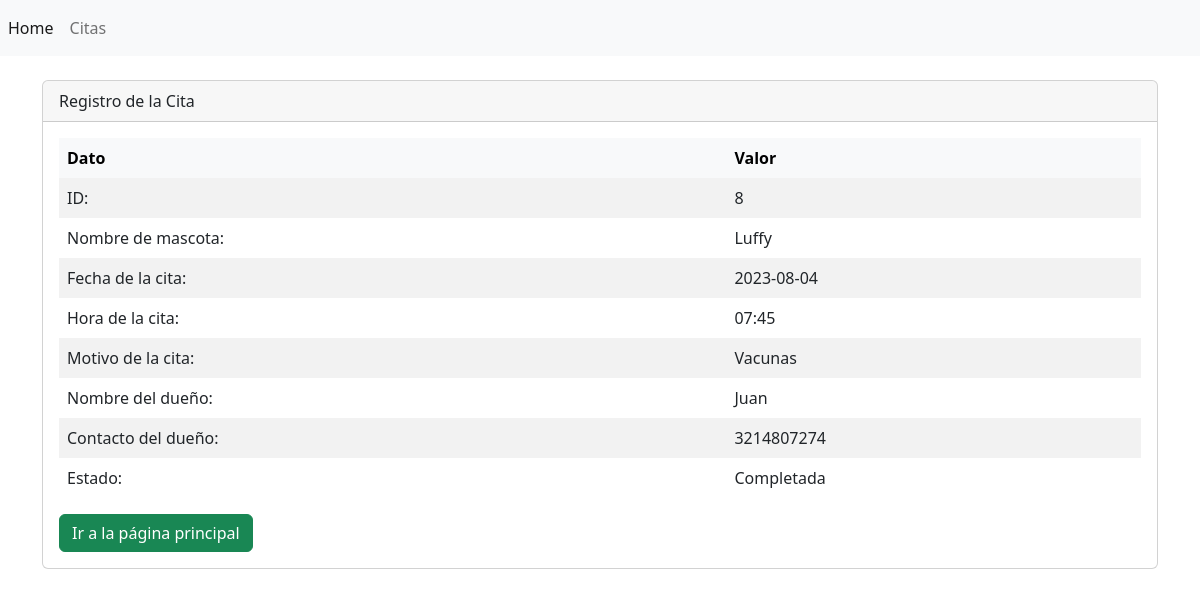
The page /backendVeterinaria/view/cita/show.php?id=8 on the database its author committed.
### tables this page shows
CREATE TABLE `cita` (
  `id` int(11) NOT NULL,
  `nombreMascota` varchar(100) NOT NULL,
  `fecha` date NOT NULL,
  `hora` varchar(10) NOT NULL,
  `motivo` varchar(500) NOT NULL,
  `nombreDuenio` varchar(50) NOT NULL,
  `numeroDuenio` varchar(11) NOT NULL,
  `estado` varchar(50) NOT NULL DEFAULT 'Asignada'
);

### backendVeterinaria/config/DB.php (called while the page is built)
<?php
    class DB
    {
        private $host;
        private $dbname;
        private $user;
        private $password;
        public function __construct( $host, $dbname, $user, $password )
        {
            $this->host = $host;
            $this->dbname = $dbname;
            $this->user = $user;
            $this->password = $password;
        }
        public function connect( )
        {
            try {
                $conexion = new PDO( "mysql:host=" . $this->host . ";dbname=" . $this->dbname,
                                     $this->user,
                                     $this->password );
                return $conexion;
            }
            catch( PDOException $e ) {
                return $e->getMessage( );
            }
        }
    }
?>

### backendVeterinaria/controller/CitaController.php (called while the page is built, shortened)
<?php
    class CitaController {
        private $model;
        public function __construct() {
            require_once("../../model/CitaModel.php");
            $this->model = new CitaModel();
        }
        public function show( $id )
        {
            $registro = $this->model->show( $id );
            return ( $registro != false ) ?  $registro : header( "Location:index.php" );
        }
    }
?>

### backendVeterinaria/model/CitaModel.php (called while the page is built, shortened)
<?php
class CitaModel {
    private $pdo;
    public function __construct() {
        require_once("../../config/DB.php");
        $conexion = new DB("localhost", "veterinaria", "root", "");
        $this->pdo = $conexion->connect();
    }
    public function show($id ) {
        $statement = $this->pdo->prepare( "SELECT * FROM cita WHERE id = :id" );
        $statement->bindParam( ":id", $id );
        return ( $statement->execute( ) ) ? $statement->fetch( ) : false;
    }
}
?>

### backendVeterinaria/view/cita/show.php (the view)
<?php
    include( "../templates/header.php" );
    $id = $_GET[ 'id' ];
    require_once( "../../controller/CitaController.php" );
    $controlador = new CitaController( );
    $registro = $controlador->show( $id );
?>
<div class="card">
    <div class="card-header">
        Registro de la Cita
    </div>
    <div class="card-body">
        <div class="table-responsive-sm">
            <table class="table table-striped table-hover table-borderless table-primary table-middle">
                <thead class="table-light">
                    <tr>
                        <th scope="col">Dato</th>
                        <th scope="col">Valor</th>
                    </tr>
                </thead>
                <tbody class="table">
                    <tr class="">
                        <td scope="row">ID:</td>
                        <td><?php echo $registro['id']; ?></td>
                    </tr>
                    <tr class="">
                        <td scope="row">Nombre de mascota:</td>
                        <td><?php echo $registro['nombreMascota']; ?></td>
                    </tr>
                    <tr class="">
                        <td scope="row">Fecha de la cita:</td>
                        <td><?php echo $registro['fecha']; ?></td>
                    </tr>
                    <tr class="">
                        <td scope="row">Hora de la cita:</td>
                        <td><?php echo $registro['hora']; ?></td>
                    </tr>
                    <tr class="">
                        <td scope="row">Motivo de la cita:</td>
                        <td><?php echo $registro['motivo']; ?></td>
                    </tr>
                    <tr class="">
                        <td scope="row">Nombre del dueño:</td>
                        <td><?php echo $registro['nombreDuenio']; ?></td>
                    </tr>
                    <tr class="">
                        <td scope="row">Contacto del dueño:</td>
                        <td><?php echo $registro['numeroDuenio']; ?></td>
                    </tr>
                    <tr class="">
                        <td scope="row">Estado:</td>
                        <td><?php echo $registro['estado']; ?></td>
                    </tr>
                </tbody>
            </table>
            <a href="index.php" class="btn btn-success">Ir a la página principal</a>
        </div>
    </div>
</div>
<?php
    include( "../templates/footer.php" );
?>

### rows shown on the page
cita: id "8", nombreMascota "Luffy", fecha "2023-08-04", hora "07:45", motivo "Vacunas", nombreDuenio "Juan", numeroDuenio "3214807274", estado "Completada"
